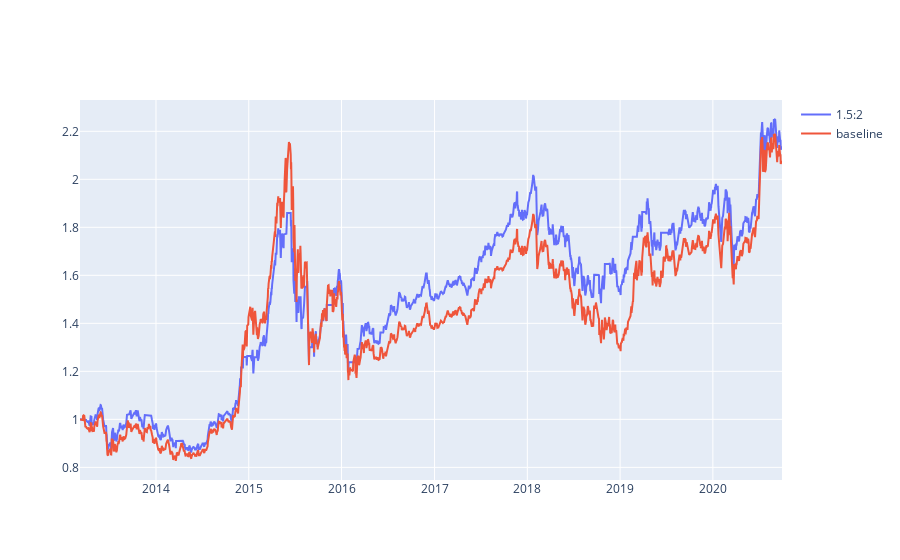

The code cell stored with this chart in its notebook:
### Code cell
lststart = [1, 2, 3, 4, 5]
lstend = [2, 3, 4, 5, 1]
lsttitle = ['周一', '周二', '周三', '周四', '周五']
lstdf = []
assets = ['cnfunds.510310']

buy0 = trading2_pb2.CtrlCondition(
    indicator='indicator',
    vals=[-0.015],
    operators=['<='],
    strVals=['roc.1'],
)

sell0 = trading2_pb2.CtrlCondition(
    indicator='indicator',
    vals=[0.03],
    operators=['>='],
    strVals=['roc.1'],
)

paramsbuy = trading2_pb2.BuyParams(
    perHandMoney=1,
)

paramssell = trading2_pb2.SellParams(
    perVolume=1,
)

paramsinit = trading2_pb2.InitParams(
    money=10000,
)

df0 = libtrdb2.simTradingEx(trdb2cfg, assets, 0, -1, buy0, sell0, paramsbuy, paramssell, paramsinit, None)
lstdf.append({'title': '1.5:2', 'df': df0})

# baseline    
buy0 = trading2_pb2.CtrlCondition(
    indicator='buyandhold',
)

paramsbuy = trading2_pb2.BuyParams(
    perHandMoney=1,
)

paramsinit = trading2_pb2.InitParams(
    money=10000,
)

df0 = libtrdb2.simTradingEx(trdb2cfg, assets, 0, -1, buy0, None, paramsbuy, None, paramsinit, None)
lstdf.append({'title': 'baseline', 'df': df0})    

libtrdb2.showSimTradingEx('跌幅超过1.5买入涨幅超过3卖掉', lstdf, False)

### Figure 1 — Plotly figure (JSON) as saved in the notebook; plotly's stock layout.template omitted (floating-point values rounded to 4 significant figures; data arrays with more than 128 entries replaced by an {"elided": "..."} marker saying what was removed)
{"data": [{"mode": "lines", "name": "1.5:2", "type": "scatter", "x": {"elided": "1846 str values"}, "y": {"elided": "1846 float values"}}, {"mode": "lines", "name": "baseline", "type": "scatter", "x": {"elided": "1846 str values"}, "y": {"elided": "1846 float values"}}], "layout": {}}
